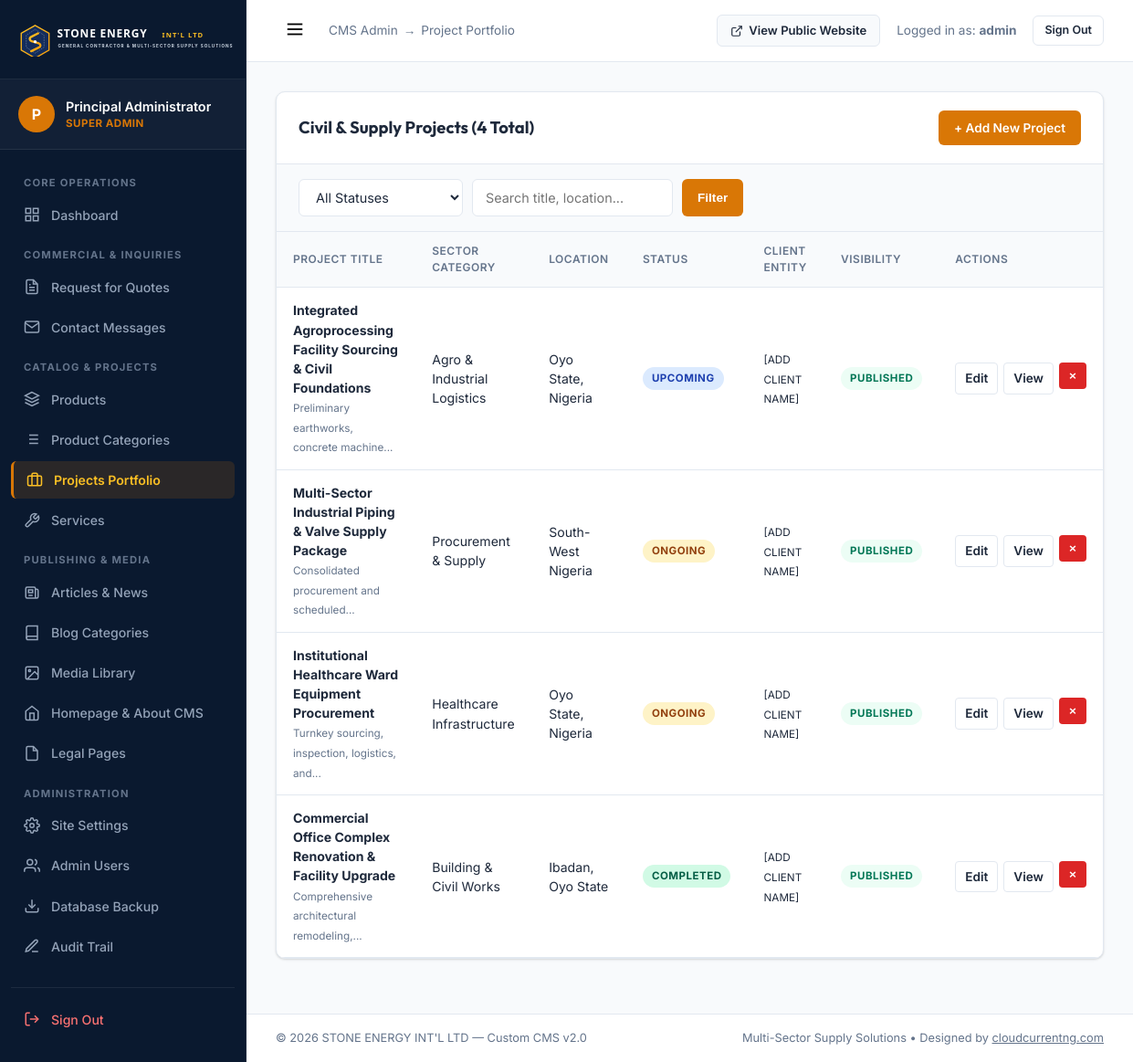
The app's page /admin/projects.php (signed in) with its own data.
### tables this page shows
CREATE TABLE `projects` (
    `id` INT UNSIGNED AUTO_INCREMENT PRIMARY KEY,
    `title` VARCHAR(200) NOT NULL,
    `slug` VARCHAR(200) NOT NULL UNIQUE,
    `category_id` INT UNSIGNED NOT NULL,
    `location` VARCHAR(150) NOT NULL,
    `client` VARCHAR(150) NOT NULL DEFAULT '[ADD CLIENT NAME]',
    `description` LONGTEXT NOT NULL,
    `scope` TEXT NOT NULL,
    `start_date` DATE DEFAULT NULL,
    `completion_date` DATE DEFAULT NULL,
    `status` ENUM('Upcoming', 'Ongoing', 'Completed') NOT NULL DEFAULT 'Upcoming',
    `featured_image` VARCHAR(255) DEFAULT NULL,
    `published_status` ENUM('published', 'draft') NOT NULL DEFAULT 'published',
    `created_at` DATETIME NOT NULL DEFAULT CURRENT_TIMESTAMP,
    `updated_at` DATETIME NOT NULL DEFAULT CURRENT_TIMESTAMP ON UPDATE CURRENT_TIMESTAMP,
    INDEX `idx_proj_cat` (`category_id`),
    INDEX `idx_proj_status` (`status`),
    INDEX `idx_proj_pub` (`published_status`),
    CONSTRAINT `fk_proj_cat` FOREIGN KEY (`category_id`) REFERENCES `project_categories` (`id`) ON DELETE RESTRICT
);

CREATE TABLE `project_categories` (
    `id` INT UNSIGNED AUTO_INCREMENT PRIMARY KEY,
    `name` VARCHAR(100) NOT NULL UNIQUE,
    `slug` VARCHAR(100) NOT NULL UNIQUE,
    `description` VARCHAR(255) DEFAULT NULL,
    `created_at` DATETIME NOT NULL DEFAULT CURRENT_TIMESTAMP
);

CREATE TABLE `site_settings` (
    `id` INT UNSIGNED AUTO_INCREMENT PRIMARY KEY,
    `setting_key` VARCHAR(100) NOT NULL UNIQUE,
    `setting_value` MEDIUMTEXT DEFAULT NULL,
    `setting_group` VARCHAR(50) NOT NULL DEFAULT 'general',
    `label` VARCHAR(150) NOT NULL,
    `field_type` ENUM('text', 'textarea', 'editor', 'image', 'boolean', 'select', 'number') NOT NULL DEFAULT 'text',
    `updated_at` DATETIME NOT NULL DEFAULT CURRENT_TIMESTAMP ON UPDATE CURRENT_TIMESTAMP,
    INDEX `idx_settings_group` (`setting_group`)
);

### config/database.php (called while the page is built, shortened)
<?php
class Database {
    private static ?PDO $instance = null;
    public static function getConnection(): PDO {
        if (self::$instance === null) {
            $host = env('DB_HOST', '127.0.0.1');
            $port = env('DB_PORT', '3306');
            $db   = env('DB_NAME', 'stoneenergy_db');
            $user = env('DB_USER', 'root');
            $pass = env('DB_PASS', '');
            $dsn = "mysql:host={$host};port={$port};dbname={$db};charset=utf8mb4";
            $options = [
                PDO::ATTR_ERRMODE            => PDO::ERRMODE_EXCEPTION,
                PDO::ATTR_DEFAULT_FETCH_MODE => PDO::FETCH_ASSOC,
                PDO::ATTR_EMULATE_PREPARES   => true,
                PDO::MYSQL_ATTR_INIT_COMMAND => "SET NAMES utf8mb4 COLLATE utf8mb4_unicode_ci"
            ];
            try {
                self::$instance = new PDO($dsn, $user, $pass, $options);
            } catch (PDOException $e) {
                error_log("Database Connection Error: " . $e->getMessage());
                if (env('APP_DEBUG', false)) {
                    die("Database connection failed. Please check your database credentials in .env. Technical detail: " . htmlspecialchars($e->getMessage()));
                } else {
                    http_response_code(500);
                    include ROOT_PATH . '500.php';
                    exit;
                }
            }
        }
        return self::$instance;
    }
    public static function query(string $sql, array $params = []): PDOStatement {
        $pdo = self::getConnection();
        $stmt = $pdo->prepare($sql);
        $stmt->execute($params);
        return $stmt;
    }
    public static function fetchAll(string $sql, array $params = []): array {
        $stmt = self::query($sql, $params);
        return $stmt->fetchAll();
    }
}

### core/View.php (called while the page is built, shortened)
<?php
function e(?string $string): string {
    return htmlspecialchars($string, ENT_QUOTES | ENT_SUBSTITUTE, 'UTF-8');
}
function url(string $path = ''): string {
    return BASE_URL . ltrim($path, '/');
}
function admin_url(string $path = ''): string {
    return ADMIN_URL . ltrim($path, '/');
}
function truncate(string $text, int $limit = 150): string {
    $clean = strip_tags($text);
    $sub = mb_substr($clean, 0, $limit);
    $lastSpace = mb_strrpos($sub, ' ');
    if ($lastSpace !== false) {
        $sub = mb_substr($sub, 0, $lastSpace);
    }
    return $sub . '...';
}

### core/Settings.php (called while the page is built, shortened)
<?php
class Settings {
    private static ?array $settings = null;
    public static function load(): void {
        if (self::$settings === null) {
            self::$settings = [];
            try {
                $rows = Database::fetchAll("SELECT `setting_key`, `setting_value` FROM `site_settings`");
                foreach ($rows as $row) {
                    self::$settings[$row['setting_key']] = $row['setting_value'];
                }
            } catch (Exception $e) {
                error_log("Settings Load Error: " . $e->getMessage());
            }
        }
    }
    public static function get(string $key, string $default = ''): string {
        self::load();
        return self::$settings[$key] ?? $default;
    }
}
function setting(string $key, string $default = ''): string {
    return Settings::get($key, $default);
}

### admin/projects.php (the view, shortened to what this page needs)
<?php
$searchTerm = trim($_GET['search'] ?? '');
$whereClauses = ["1=1"];
$params = [];
$whereSql = implode(' AND ', $whereClauses);
$projects = Database::fetchAll(
    "SELECT p.*, c.name as category_name
     FROM `projects` p
     JOIN `project_categories` c ON p.category_id = c.id
     WHERE {$whereSql}
     ORDER BY p.id DESC",
    $params
);
include __DIR__ . '/includes/header.php';
?>
<div class="admin-card">
    <div class="admin-card-header">
        <h3>Civil &amp; Supply Projects (<?= count($projects) ?> Total)</h3>
        <a href="<?= admin_url('project-edit.php') ?>" class="btn-admin btn-admin-primary">
            + Add New Project
        </a>
    </div>
    <div style="padding: 16px 24px; border-bottom: 1px solid var(--admin-border); background: #f8fafc; display: flex; justify-content: space-between; align-items: center; flex-wrap: wrap; gap: 12px;">
        <form action="<?= admin_url('projects.php') ?>" method="GET" style="display: flex; gap: 10px; flex-wrap: wrap;">
            <select name="status" class="form-control-admin" style="width: 180px;">
                <option value="">All Statuses</option>
            </select>
            <input type="text" name="search" class="form-control-admin" placeholder="Search title, location..." value="<?= e($searchTerm) ?>" style="width: 220px;">
            <button type="submit" class="btn-admin btn-admin-primary">Filter</button>
        </form>
    </div>
    <div class="table-responsive">
        <table class="admin-table">
            <thead>
                <tr>
                    <th>Project Title</th>
                    <th>Sector Category</th>
                    <th>Location</th>
                    <th>Status</th>
                    <th>Client Entity</th>
                    <th>Visibility</th>
                    <th>Actions</th>
                </tr>
            </thead>
            <tbody>
                <?php if (empty($projects)): ?>
                <tr>
                    <td colspan="7" style="text-align: center; color: var(--admin-text-muted); padding: 40px;">
                        No projects match your filter.
                    </td>
                </tr>
                <?php else: ?>
                <?php foreach ($projects as $proj):
                    $sClass = match ($proj['status']) {
                        'Completed' => 'badge-approved',
                        'Ongoing' => 'badge-under-review',
                        default => 'badge-new'
                    };
                ?>
                <tr>
                    <td>
                        <strong><?= e($proj['title']) ?></strong><br>
                        <small style="color: var(--admin-text-muted);"><?= truncate($proj['description'], 45) ?></small>
                    </td>
                    <td><?= e($proj['category_name']) ?></td>
                    <td><?= e($proj['location']) ?></td>
                    <td>
                        <span class="badge-status <?= $sClass ?>"><?= e($proj['status']) ?></span>
                    </td>
                    <td><small><?= e($proj['client']) ?></small></td>
                    <td>
                        <span class="badge-status <?= ($proj['published_status'] === 'published') ? 'badge-active' : 'badge-inactive' ?>">
                            <?= e($proj['published_status']) ?>
                        </span>
                    </td>
                    <td>
                        <div style="display: flex; gap: 6px;">
                            <a href="<?= admin_url('project-edit.php?id=' . $proj['id']) ?>" class="btn-admin btn-admin-outline btn-icon" title="Edit">
                                Edit
                            </a>
                            <a href="<?= url('projects.php?slug=' . urlencode($proj['slug'])) ?>" target="_blank" class="btn-admin btn-admin-outline btn-icon" title="View Public Page">
                                View
                            </a>
                            <form action="<?= admin_url('projects.php') ?>" method="POST" style="display: inline;">
                                <button type="submit" class="btn-admin btn-admin-danger btn-icon" data-confirm-delete="Permanently delete project '<?= e($proj['title']) ?>'?" title="Delete">
                                    &times;
                                </button>
                            </form>
                        </div>
                    </td>
                </tr>
                <?php endforeach; ?>
                <?php endif; ?>
            </tbody>
        </table>
    </div>
</div>
<?php include __DIR__ . '/includes/footer.php'; ?>

### admin/includes/footer.php (shortened to what this page needs)
        </main>
        <footer style="padding: 16px 32px; background: #fff; border-top: 1px solid var(--admin-border); font-size: 0.8rem; color: var(--admin-text-muted); display: flex; justify-content: space-between; align-items: center;">
            <div>
                &copy; <?= date('Y') ?> <?= e(setting('company_name', "STONE ENERGY INT'L LTD")) ?> &mdash; Custom CMS v2.0
            </div>
            <div>
                Multi-Sector Supply Solutions &bull; Designed by <a href="https://cloudcurrentng.com" target="_blank" rel="noopener" style="color: inherit; text-decoration: underline;">cloudcurrentng.com</a>
            </div>
        </footer>
    </div>
</body>
</html>

### assets/css/admin.css (style rules this page uses)
:root { --admin-sidebar-bg: #0a192f; --admin-sidebar-active: #172a45; --admin-sidebar-text: #94a3b8; --admin-sidebar-hover: #ffffff; --admin-accent: #d97706; --admin-accent-hover: #b45309; --admin-topbar-bg: #ffffff; --admin-body-bg: #f8fafc; --admin-card-bg: #ffffff; --admin-border: #e2e8f0; --admin-text: #1e293b; --admin-text-muted: #64748b; --admin-font: 'Inter', sans-serif; --admin-font-heading: 'Outfit', sans-serif; --admin-shadow: 0 1px 3px 0 rgba(0,0,0,0.1), 0 1px 2px 0 rgba(0,0,0,0.06); --admin-shadow-lg: 0 10px 15px -3px rgba(0,0,0,0.1), 0 4px 6px -2px rgba(0,0,0,0.05); }
*, *::before, *::after { box-sizing: border-box; margin: 0; padding: 0; }
body.admin-body { font-family: var(--admin-font); background-color: var(--admin-body-bg); color: var(--admin-text); line-height: 1.5; display: flex; min-height: 100vh; overflow-x: hidden; }
.admin-card { background: var(--admin-card-bg); border: 1px solid var(--admin-border); border-radius: 10px; box-shadow: var(--admin-shadow); margin-bottom: 28px; overflow: hidden; }
.admin-card-header { padding: 20px 24px; border-bottom: 1px solid var(--admin-border); display: flex; justify-content: space-between; align-items: center; flex-wrap: wrap; gap: 16px; }
.admin-card-header h3 { font-family: var(--admin-font-heading); font-size: 1.15rem; font-weight: 700; color: var(--admin-text); }
.table-responsive { width: 100%; overflow-x: auto; }
.admin-table { width: 100%; border-collapse: collapse; text-align: left; font-size: 0.88rem; }
.admin-table th { background: #f8fafc; padding: 12px 18px; font-weight: 600; color: var(--admin-text-muted); border-bottom: 1px solid var(--admin-border); text-transform: uppercase; font-size: 0.75rem; letter-spacing: 0.5px; }
.admin-table td { padding: 14px 18px; border-bottom: 1px solid var(--admin-border); vertical-align: middle; }
.badge-status { display: inline-block; padding: 4px 10px; border-radius: 20px; font-size: 0.72rem; font-weight: 700; text-transform: uppercase; letter-spacing: 0.5px; }
.badge-new { background: #dbeafe; color: #1e40af; }
.badge-under-review { background: #fef3c7; color: #92400e; }
.badge-approved { background: #d1fae5; color: #065f46; }
.badge-active { background: #ecfdf5; color: #047857; }
.btn-admin { display: inline-flex; align-items: center; gap: 6px; padding: 8px 16px; border-radius: 6px; font-size: 0.85rem; font-weight: 600; cursor: pointer; border: 1px solid transparent; text-decoration: none; transition: all 0.2s; }
.btn-admin-primary { background: var(--admin-accent); color: #fff; }
.btn-admin-outline { background: #fff; border-color: var(--admin-border); color: var(--admin-text); }
.btn-admin-danger { background: #dc2626; color: #fff; }
.btn-icon { padding: 6px 10px; border-radius: 4px; }
.form-control-admin { width: 100%; padding: 10px 14px; border-radius: 6px; border: 1px solid var(--admin-border); font-family: var(--admin-font); font-size: 0.9rem; background: #fff; color: var(--admin-text); }

### records on screen
projects: title "Integrated Agroprocessing Facility Sourcing & Civil Foundations", description "Preliminary earthworks, concrete machine...", category.name "Agro & Industrial Logistics", location "Oyo State, Nigeria", status "UPCOMING", client "[ADD CLIENT NAME]", published_status "PUBLISHED"
projects: title "Multi-Sector Industrial Piping & Valve Supply Package", description "Consolidated procurement and scheduled...", category.name "Procurement & Supply", location "South-West Nigeria", status "ONGOING", client "[ADD CLIENT NAME]", published_status "PUBLISHED"
projects: title "Institutional Healthcare Ward Equipment Procurement", description "Turnkey sourcing, inspection, logistics, and...", category.name "Healthcare Infrastructure", location "Oyo State, Nigeria", status "ONGOING", client "[ADD CLIENT NAME]", published_status "PUBLISHED"
projects: title "Commercial Office Complex Renovation & Facility Upgrade", description "Comprehensive architectural remodeling,...", category.name "Building & Civil Works", location "Ibadan, Oyo State", status "COMPLETED", client "[ADD CLIENT NAME]", published_status "PUBLISHED"
site_settings: setting_value "STONE ENERGY INT'L LTD"

### other values on screen
substr($currentUser['full_name'] ?? 'A', 0, 1) "P"
$currentUser['full_name'] "Principal Administrator"
$currentUser['role_name'] "SUPER ADMIN"
$adminSection "Project Portfolio"
$currentUser['username'] "admin"
count($projects) "4"
